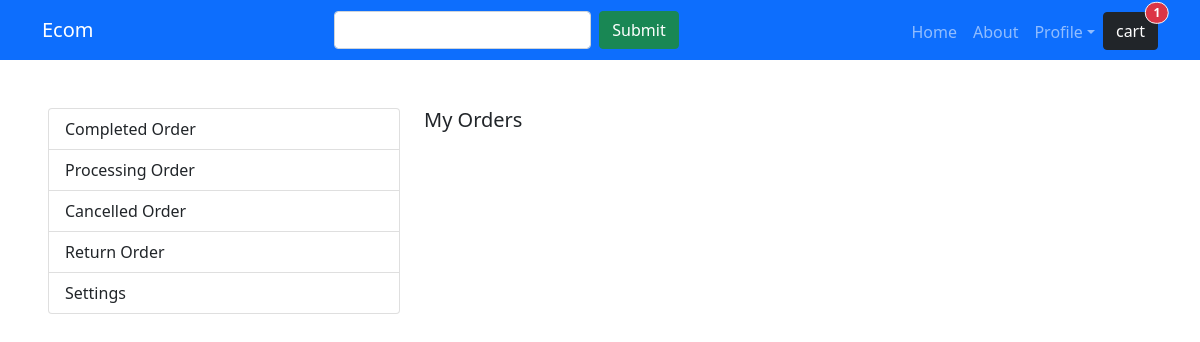
The app's page /my-order/ (signed in), older data.
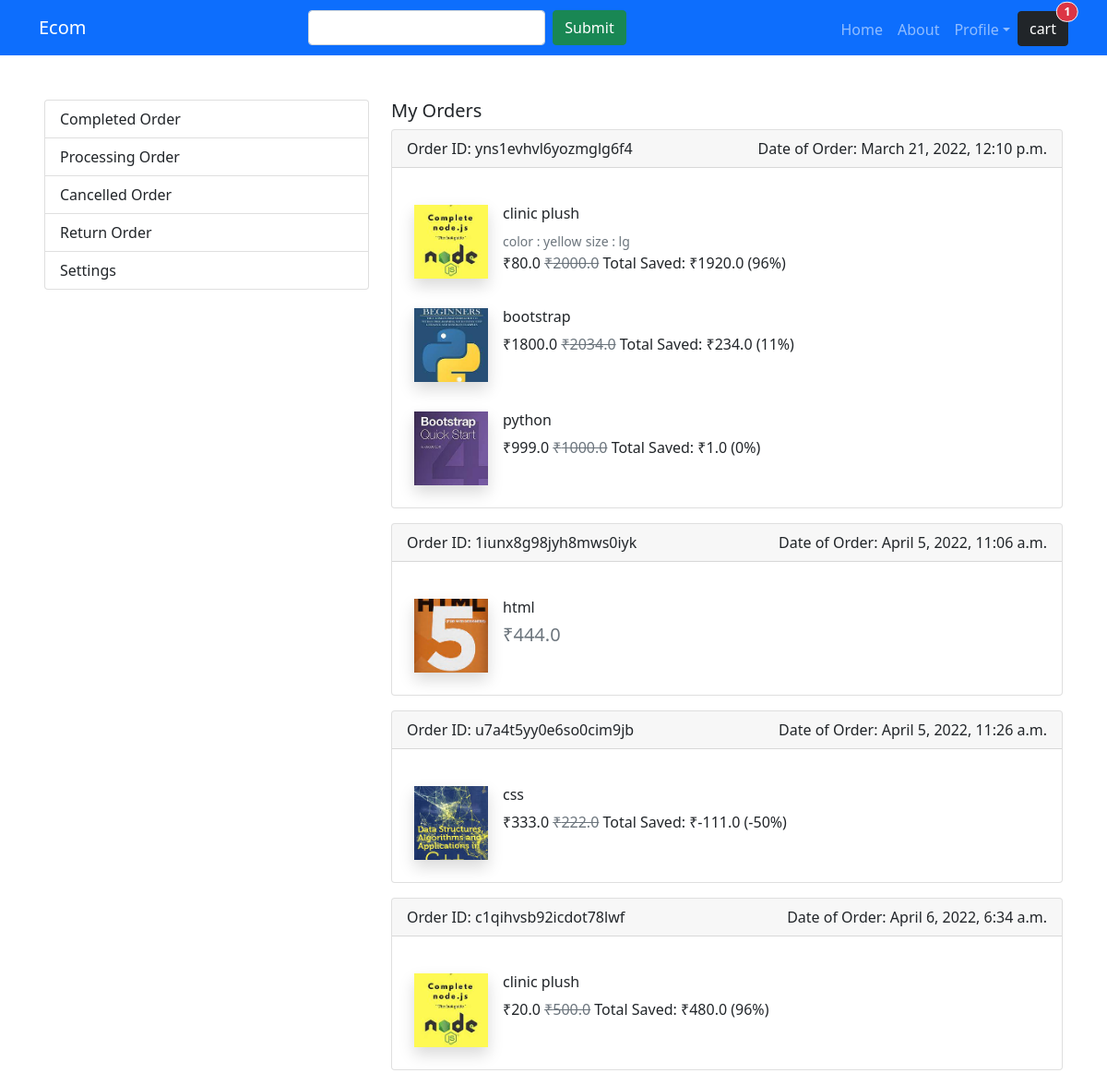
The same page, newer data.
### core/models.py (models this page shows, shortened)
class Order(models.Model):
    user = models.ForeignKey(settings.AUTH_USER_MODEL,on_delete=models.CASCADE)
    ref_code = models.CharField(max_length=200)
    items = models.ManyToManyField(OrderItem)
    start_date = models.DateTimeField(auto_now_add=True)
    address = models.ForeignKey("Address",related_name="shipping_address",on_delete=models.SET_NULL,blank=True,null=True)
    payment = models.ForeignKey("Payment",on_delete=models.SET_NULL,blank=True,null=True)
    coupon = models.ForeignKey("Coupon",on_delete=models.SET_NULL,blank=True,null=True)
    ordered = models.BooleanField(default=False)
    being_delivered = models.BooleanField(default=False)
    recieved = models.BooleanField(default=False)
    refund_required = models.BooleanField(default=False)
    refund_granted = models.BooleanField(default=False)

class OrderItem(models.Model):
    user = models.ForeignKey(settings.AUTH_USER_MODEL,on_delete=models.CASCADE)
    ordered = models.BooleanField(default=False)
    item = models.ForeignKey(Item, on_delete=models.CASCADE)
    qty = models.IntegerField(default=1)
    item_variations = models.ManyToManyField(ItemVariation)
    def get_total_price(self):
        return self.qty*self.item.price
    def get_total_discount_price(self):
        return self.qty*self.item.discount_price
    def get_final_price(self):
        if self.item.discount_price:
            return self.get_total_discount_price()
        else:
            return self.get_total_price()
    def get_saved_amount(self):
        return self.get_total_price() - self.get_final_price()
    def total_discount_precentage_price(self):
        return int(100-(self.item.discount_price/self.item.price)*100)

class Item(models.Model):
    title = models.CharField(max_length=200)
    category = models.ForeignKey(Category,on_delete=models.SET_NULL, null=True,blank=True)
    label = models.CharField(choices=LABEL_CHOICE, max_length=1)
    slug = models.SlugField()
    description = models.TextField()
    image = models.ImageField()
    price = models.FloatField()
    discount_price = models.FloatField(null=True, blank=True)

class ItemVariation(models.Model):
    variation = models.ForeignKey(Variation,on_delete=models.CASCADE)
    value = models.CharField(max_length=50) #L, M, S, XL, red, yellow, C type, B type
    attachment = models.ImageField(blank=True)
    class Meta:
        unique_together = (
            ('variation','value')
        )

class Variation(models.Model):
    item = models.ForeignKey(Item,on_delete=models.CASCADE)
    name = models.CharField(max_length=200) #size , color, type, design etc

### core/views.py (the view)
# urls.py: path("my-order/",myOrder,name="myOrder"),
def myOrder(r):
    order = Order.objects.filter(user=r.user,ordered=True)
    return render(r,"myorder.html",{"order":order})

### core/templates/myorder.html
{% extends 'base.html' %}
{% block content %}
    <div class="container-fluid g-5">
        <div class="row mt-5 ">
            <div class="col-4">
                <div class="list-group">
                    <a href="" class="list-group-item list-group-item-action">Completed Order</a>
                    <a href="" class="list-group-item list-group-item-action">Processing Order</a>
                    <a href="" class="list-group-item list-group-item-action">Cancelled Order</a>
                    <a href="" class="list-group-item list-group-item-action">Return Order</a>
                    <a href="" class="list-group-item list-group-item-action">Settings</a>
                </div>
            </div>
            <div class="col-8">
                <h5>My Orders</h5>
                {% for odr in order  %}
                <div class="card mb-3">
                    <div class="card-header">
                        <span class="float-start">Order ID: {{odr.ref_code}}</span>
                        <span class="float-end">Date of Order: {{odr.start_date}}</span>
                    </div>
                    <div class="card-body">
                {% for order_item in odr.items.all  %}
                    <div class="media d-md-flex p-2 d-block mt-3">
                        <img src="{{order_item.item.image.url}}" style="object-fit:cover;height:80px" width="80px" class="media-image d-block shadow"  alt="">
                        <div class="media-body ps-3">
                            <h5 class="h6">{{order_item.item.title}}</h5>
                           <span class="d-block">
                                {% if order_item.item_variations.exists %}
                                    {% for foo in order_item.item_variations.all  %}
                                        <small class="text-muted">{{foo.variation.name}} : {{foo.value}}</small>
                                    {% endfor %}
                                {% endif %}
                           </span>
                        <span class="d-inline-block">
                            {% if order_item.item.discount_price %}
                                <p class="text-dark m-0 p-0 d-inline">₹{{order_item.get_total_discount_price}}</p>
                                <p class="text-muted m-0 p-0 fw-normal d-inline"><del>₹{{order_item.get_total_price}}</del></p>
                                <p class="text-succes m-0 p-0 d-inline">Total Saved: ₹{{order_item.get_saved_amount}} ({{order_item.total_discount_precentage_price}}%)</p>
                            {% else %}
                                <p class="text-muted h5 fw-normal d-inline">₹{{order_item.item.price}}</p>
                            {% endif %}
                        </span>
                        </div>
                    </div>
                {% endfor %}
            </div>
        </div>
        {% endfor %}
            </div>
        </div>
    </div>
{% endblock  %}

### core/templates/base.html (shortened to what this page needs)
<!DOCTYPE html>
<html lang="en">
<head>
<link href="https://cdn.jsdelivr.net/npm/bootstrap@5.1.3/dist/css/bootstrap.min.css" rel="stylesheet">
</head>
<body>
    <nav class="navbar navbar-expand-lg navbar-dark bg-primary">
        <div class="container">
            <a href="" class="navbar-brand">Ecom</a>
        <form action="" class="d-flex">
            <input type="search" name="search" class="form-control">
            <input type="submit" name="find" class="btn btn-success ms-2">
        </form>
        <ul class="navbar-nav mt-1">
            <li class="nav-item"><a href="" class="nav-link">Home</a></li>
            <li class="nav-item"><a href="" class="nav-link">About</a></li>
            <li class="nav-item dropdown">
                <a href="" class="nav-link dropdown-toggle" data-bs-toggle="dropdown">Profile</a>
            </li>
            <li class="nav-item"><a href="{%url 'core:order-summary'%}" class="btn btn-dark position-relative">cart
                <span class="position-absolute top-0 small start-100 border border-light translate-middle badge rounded-pill bg-danger">
                    1
                  </span>
            </a></li>
        </ul>
    </div>
    </nav>
    {% block content %}{% endblock %}
</body>
</html>

Row changes from the older to the newer data that the page shows:
now on this page (row edited): Order: ref_code "yns1evhvl6yozmglg6f4", start_date "March 21, 2022, 12:10 p.m."
now on this page (row edited): OrderItem: item.image (picture), item "clinic plush", get_total_discount_price "80.0", get_total_price "2000.0", get_saved_amount "1920.0", total_discount_precentage_price "96", shown under "yns1evhvl6yozmglg6f4"
now on this page (row unchanged): ItemVariation: variation.name "color", value "yellow"
now on this page (row unchanged): ItemVariation: variation.name "size", value "lg"
now on this page (row edited): OrderItem: item.image (picture), item "bootstrap", get_total_discount_price "1800.0", get_total_price "2034.0", get_saved_amount "234.0", total_discount_precentage_price "11", shown under "yns1evhvl6yozmglg6f4"
added OrderItem: item.image (picture), item "python", get_total_discount_price "999.0", get_total_price "1000.0", get_saved_amount "1.0", total_discount_precentage_price "0", shown under "yns1evhvl6yozmglg6f4"
added Order: ref_code "1iunx8g98jyh8mws0iyk", start_date "April 5, 2022, 11:06 a.m."
now on this page (row edited): OrderItem: item.image (picture), item "html", item.price "444.0", shown under "1iunx8g98jyh8mws0iyk"
added Order: ref_code "u7a4t5yy0e6so0cim9jb", start_date "April 5, 2022, 11:26 a.m."
added OrderItem: item.image (picture), item "css", get_total_discount_price "333.0", get_total_price "222.0", get_saved_amount "-111.0", total_discount_precentage_price "-50", shown under "u7a4t5yy0e6so0cim9jb"
added Order: ref_code "c1qihvsb92icdot78lwf", start_date "April 6, 2022, 6:34 a.m."
added OrderItem: item.image (picture), item "clinic plush", get_total_discount_price "20.0", get_total_price "500.0", get_saved_amount "480.0", total_discount_precentage_price "96", shown under "c1qihvsb92icdot78lwf"
